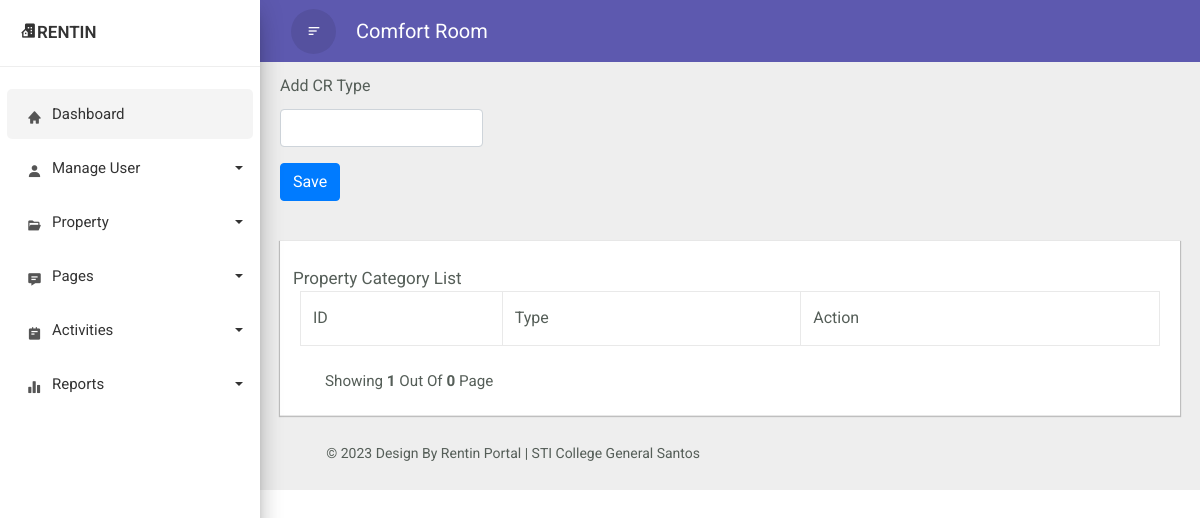
Before: /incCR.php with the older database file.
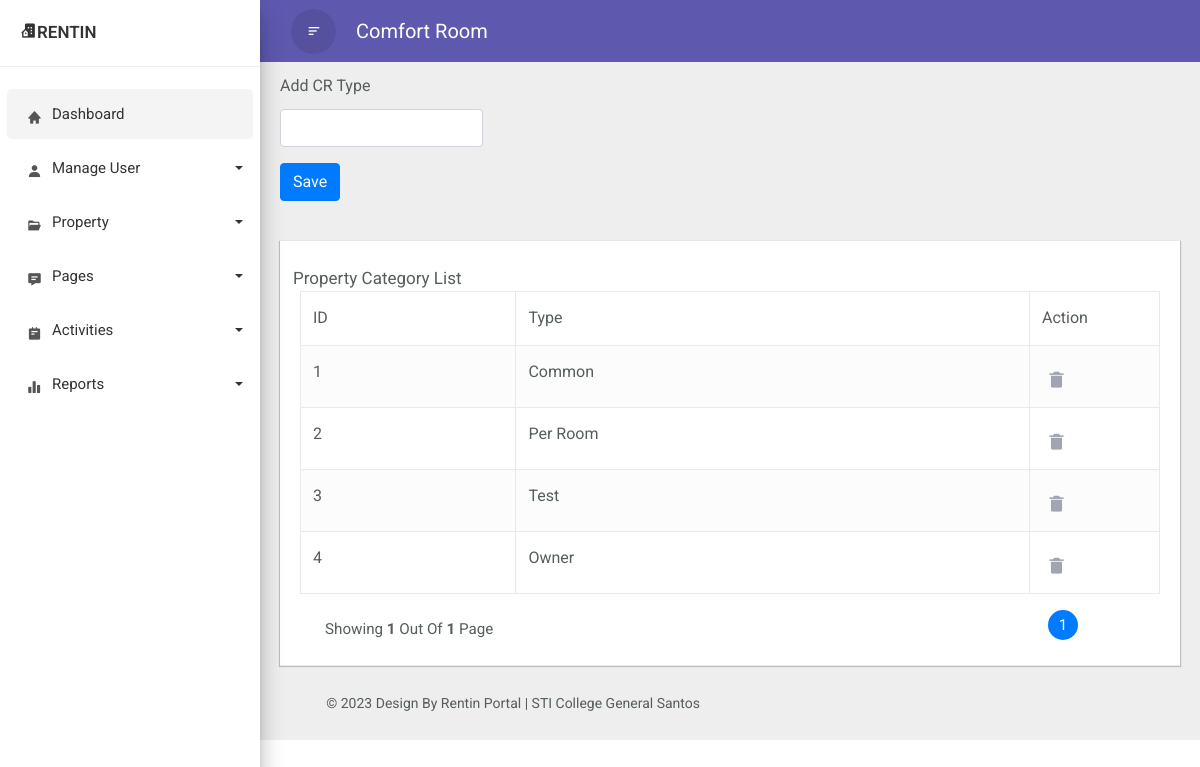
After: the same page with the newer database file.
### tables this page shows
CREATE TABLE `cr` (
  `cr_ID` int(11) NOT NULL,
  `cr_Type` varchar(50) NOT NULL
);

### incCR.php (the view, shortened to what the changed rows need)
<!doctype html>
<html lang="en">
    <head>
        <link rel="stylesheet" href="css/bootstrap.min.css">
        <link href='https://unpkg.com/boxicons@2.1.4/css/boxicons.min.css' rel='stylesheet'>
    </head>
    <body>
    <div class="wrapper">
            <div id="content">
			    <div class="main-content">
                    <div class="container-xl">
                        <div class="table-wrapper">
                            <div class="table-title">
                        <div class="row">
                            <div class="col-sm-6 p-0 d-flex justify-content-lg-start justify-content-center">
                                <h2 class="ml-lg-2">Property Category List</h2>
                            </div>
                        </div>
                        <table class="table table-striped table-hover table-bordered">
                            <thead>
                                <tr>
                                    <th>ID</th>
                                    <th>Type</th>
                                    <th>Action</th>
                                </tr>
                            </thead>
                        <tbody>
                        <?php
                            include "dbconn.php";
                            if(isset($_GET['page']) && $_GET['page'] !== "") {
                                $page = $_GET['page'];
                            } else {
                                $page = 1;
                            }
                            $limit = 6;
                            $sql = "SELECT * FROM cr";
                            $result = mysqli_query($conn, $sql);
                            while ($row = mysqli_fetch_assoc($result)) {
                                ?>
                                    <tr class = "data-row">
                                        <td> <?php echo $row['cr_ID'] ?> </td>
                                        <td> <?php echo $row['cr_Type'] ?> </td>
                                        <td>
                                            <?php
                                                echo '<p> <a href = "deletetype.php?cr_ID='.$row['cr_ID'].'"> <i class = "bx bxs-trash-alt"> </i> </a> </p>';
                                            ?>
                                        </td>
                                    </tr>
                                <?php
                            }
                        ?>
                        </tbody>
                        </table>
                        <div class="clearfix">
                        <ul class="pagination">
                        <?php
                            $query =  "SELECT COUNT(*) FROM cr";
                            $result_count = mysqli_query($conn, $query);
                            $records = mysqli_fetch_row($result_count);
                            $total_records = $records[0];
                            $total_pages = ceil($total_records / $limit);
                            $link = "";
                        ?>
                        <?php
                            for ($counter = 1; $counter <= $total_pages; $counter++){
                                if ($counter == $page) {
                                    $link .= "<li class = 'page-item active'>
                                    <a class = 'page-link' href= 'incCR?page="
                                    .$counter."'>".$counter." </a></li>";
                                } else {
                                    $link .= "<li class = 'page-item'>
                                    <a class = 'page-link' href='incCR.php?page=".$counter."'> ".$counter." </a> </li>";
                                }
                            };
                            echo $link;
                        ?>
                        </ul>
                        <div class="hint-text">Showing <b> <?= $page; ?> </b> out of <b> <?= $total_pages; ?></b> page</div>
                    </div>
                </div>
            </div>
			</div>
        </div>
    </div>
  </body>
</html>

Changed rows visible on the page:
added cr: cr_ID "1", cr_Type "Common"
added cr: cr_ID "2", cr_Type "Per Room"
added cr: cr_ID "3", cr_Type "Test"
added cr: cr_ID "4", cr_Type "Owner"
Other visible differences:
$total_pages: "0" → "1"
new list line: "1"
